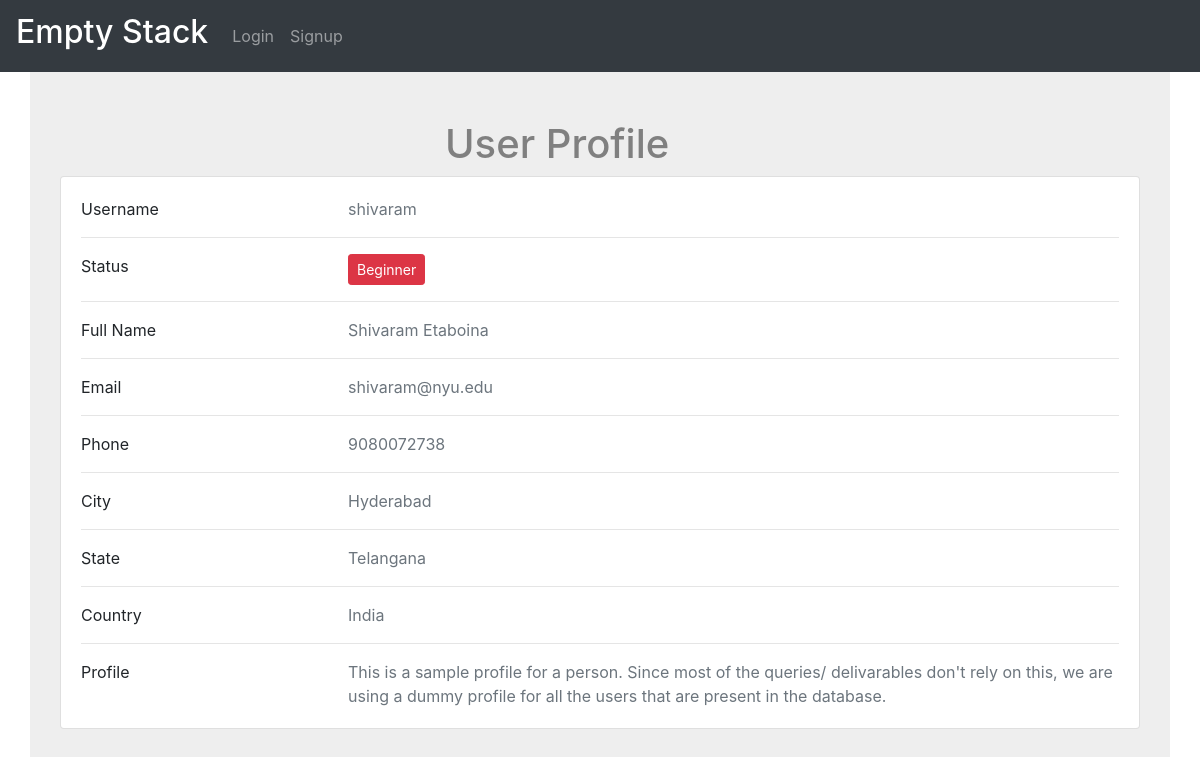
Screenshot of /profile/4 with the database file from the repository.
### app.py (models this page shows)
class Users(db.Model):
    userid = db.Column(db.Integer, primary_key=True, autoincrement=True)
    username = db.Column(db.String, unique=True)
    firstname = db.Column(db.String)
    lastname = db.Column(db.String)
    email = db.Column(db.String)
    phone = db.Column(db.String)
    profile = db.Column(db.Text)
    rating = db.Column(db.Integer, default=0)
    city = db.Column(db.String)
    state = db.Column(db.String)
    country = db.Column(db.String)

### app.py (the view)
@app.route('/profile/<userid>', methods=['POST', 'GET'])
def profile(userid):
    user = Users.query.filter_by(userid=userid).first()
    return render_template('show_profile.html', user=user)

### templates/show_profile.html (shortened to what this page needs)
{% extends "base.html" %}
{% import "bootstrap/wtf.html" as wtf %}
{% block content %}
    <div style="background-color: #eee;" class="container py-5">
        <h1 style="padding-left:400px">User Profile</h1>
        <div class="col-lg-12">
            <div class="card mb-4">
                <div class="card-body">
                    <div class="row">
                        <div class="col-sm-3">
                            <p class="mb-0">Username</p>
                        </div>
                        <div class="col-sm-9">
                            <p class="text-muted mb-0">{{ user.username }}</p>
                        </div>
                    </div>
                    <hr>
                    <div class="row">
                        <div class="col-sm-3">
                            <p class="mb-0">Status</p>
                        </div>
                        <div class="col-sm-9">
                            {% if user.rating<100 %}
                                <button type="button" class="btn btn-danger btn-sm">
                                    Beginner
                                </button>
                            {% elif user.rating<150  %}
                                <button type="button" class="btn btn-warning btn-sm">
                                    Intermediate
                                </button>
                            {% else %}
                                <button type="button" class="btn btn-success btn-sm">
                                    Master
                                </button>
                            {% endif %}
                        </div>
                    </div>
                    <hr>
                    <div class="row">
                        <div class="col-sm-3">
                            <p class="mb-0">Full Name</p>
                        </div>
                        <div class="col-sm-9">
                            <p class="text-muted mb-0">{{ user.firstname+" "+user.lastname }}</p>
                        </div>
                    </div>
                    <hr>
                    <div class="row">
                        <div class="col-sm-3">
                            <p class="mb-0">Email</p>
                        </div>
                        <div class="col-sm-9">
                            <p class="text-muted mb-0">{{ user.email }}</p>
                        </div>
                    </div>
                    <hr>
                    <div class="row">
                        <div class="col-sm-3">
                            <p class="mb-0">Phone</p>
                        </div>
                        <div class="col-sm-9">
                            <p class="text-muted mb-0">{{ user.phone }}</p>
                        </div>
                    </div>
                    <hr>
                    <div class="row">
                        <div class="col-sm-3">
                            <p class="mb-0">City</p>
                        </div>
                        <div class="col-sm-9">
                            <p class="text-muted mb-0">{{ user.city }}</p>
                        </div>
                    </div>
                    <hr>
                    <div class="row">
                        <div class="col-sm-3">
                            <p class="mb-0">State</p>
                        </div>
                        <div class="col-sm-9">
                            <p class="text-muted mb-0">{{ user.state }}</p>
                        </div>
                    </div>
                    <hr>
                    <div class="row">
                        <div class="col-sm-3">
                            <p class="mb-0">Country</p>
                        </div>
                        <div class="col-sm-9">
                            <p class="text-muted mb-0">{{ user.country }}</p>
                        </div>
                    </div>
                    <hr>
                    <div class="row">
                        <div class="col-sm-3">
                            <p class="mb-0">Profile</p>
                        </div>
                        <div class="col-sm-9">
                            <p class="text-muted mb-0">{{ user.profile }}</p>
                        </div>
                    </div>
                </div>
            </div>
        </div>
    </div>
{% endblock %}

### static/css/main.css (style rules this page uses)
h1 { color: grey; }

### rows the page displays
Users: username "shivaram", firstname+lastname "Shivaram Etaboina", email "shivaram@nyu.edu", phone "9080072738", city "Hyderabad", state "Telangana", country "India", profile "This is a sample profile for a person. Since most of the queries/ delivarables don't rely on this, we are using a dummy profile for all the users that are present in the database."
